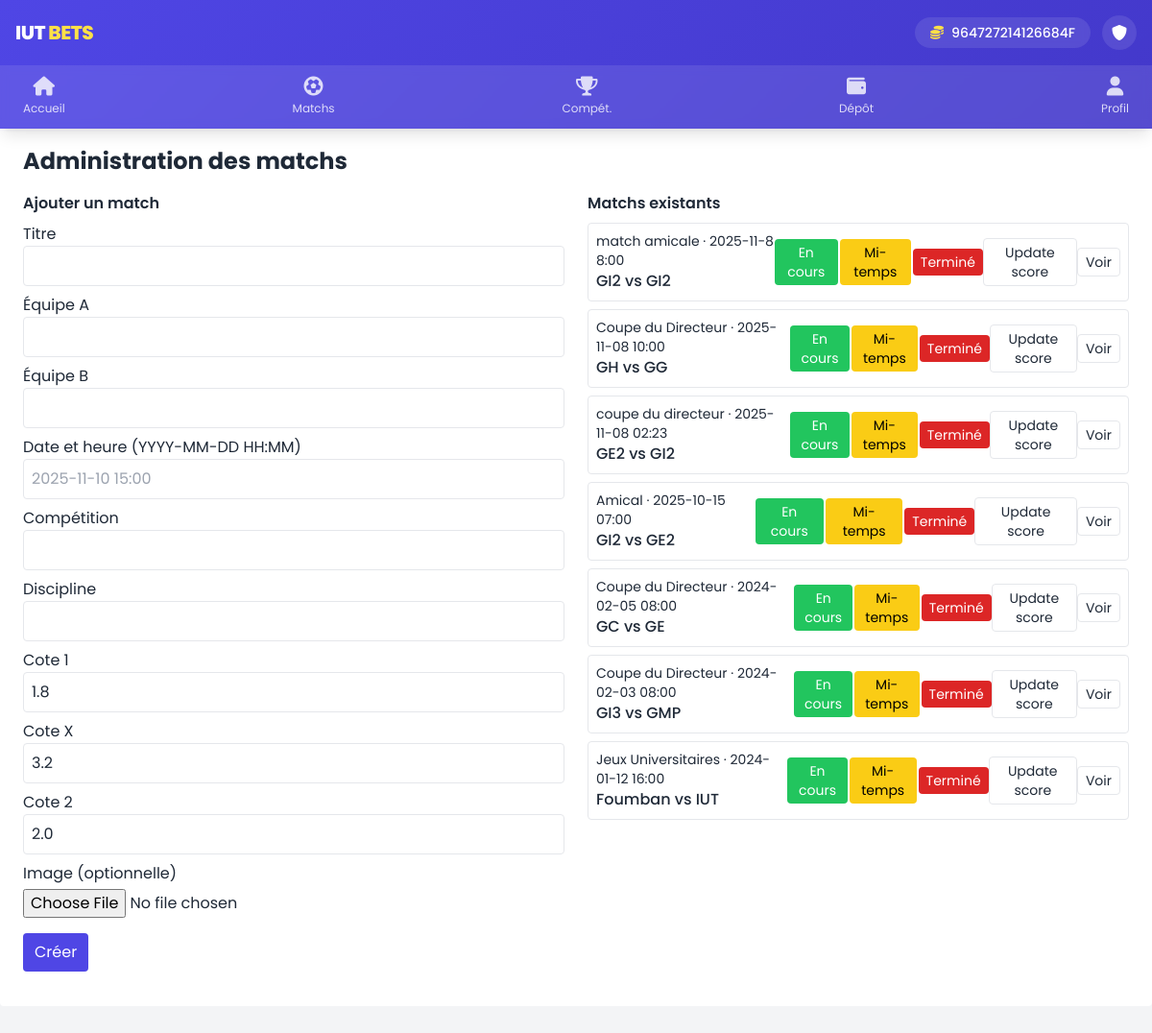
The app's page /admin (signed in), older data.
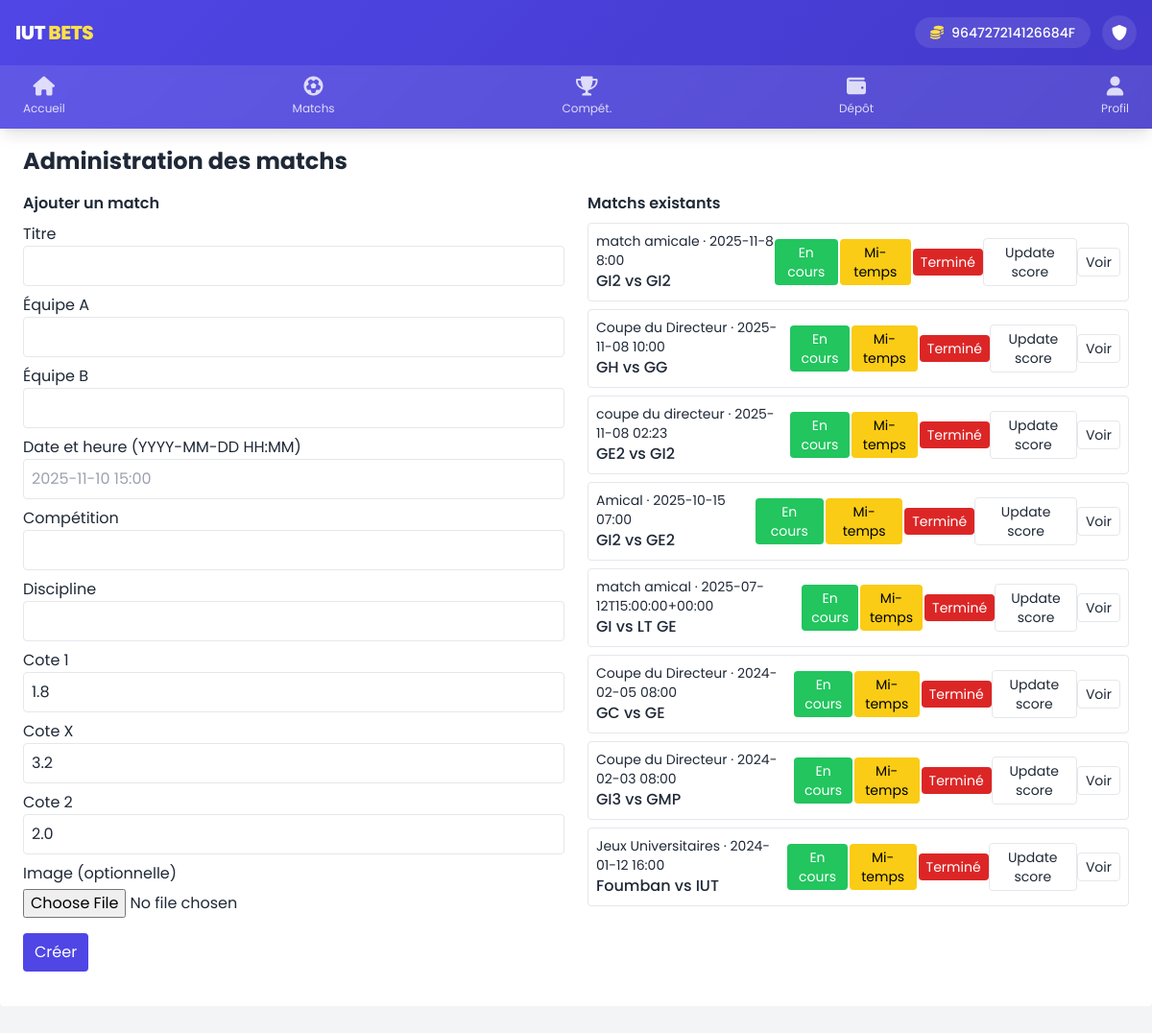
The same page, newer data.
### tables this page shows
CREATE TABLE users (
            id INTEGER PRIMARY KEY AUTOINCREMENT,
            username TEXT UNIQUE,
            password TEXT,
            balance INTEGER DEFAULT 0,
            is_admin INTEGER DEFAULT 0
        );

CREATE TABLE matches (
            id INTEGER PRIMARY KEY AUTOINCREMENT,
            title TEXT,
            team_a TEXT,
            team_b TEXT,
            start_time TEXT,
            competition TEXT,
            discipline TEXT,
            status TEXT DEFAULT 'scheduled',
            odds_a REAL DEFAULT 1.5,
            odds_x REAL DEFAULT 3.0,
            odds_b REAL DEFAULT 2.5,
            score_a INTEGER DEFAULT 0,
            score_b INTEGER DEFAULT 0,
            image TEXT DEFAULT NULL
        );

### app.py (the view)
@app.route('/admin')
def admin():
    admin_required()
    conn = get_db(); c = conn.cursor()
    c.execute("SELECT * FROM matches ORDER BY start_time DESC")
    matches = c.fetchall()
    conn.close()
    return render_template('admin_v2.html', matches=matches)

### app.py (called while the page is built, shortened)
def get_db():
    conn = sqlite3.connect(DB_PATH)
    conn.row_factory = sqlite3.Row
    return conn

def refresh_session_user():
    if 'user' in session:
        conn = get_db(); c = conn.cursor()
        c.execute("SELECT id, username, balance, is_admin FROM users WHERE id=?", (session['user']['id'],))
        u = c.fetchone(); conn.close()
        if u:
            session['user'] = dict(u)
        else:
            session.pop('user', None)

def process_finished_matches():
    conn = get_db()
    c = conn.cursor()
    c.execute("""
        SELECT b.*, m.score_a, m.score_b, m.odds_a, m.odds_x, m.odds_b
        FROM bets b
        JOIN matches m ON m.id = b.match_id
        WHERE m.status = 'finished' AND b.processed = 0
    """)
    bets = c.fetchall()
    conn.commit()
    conn.close()

@app.before_request
def before():
    refresh_session_user()
    try:
        update_match_statuses()
        process_finished_matches()  # Traiter les paris après la mise à jour des statuts
    except Exception as e:
        print("Erreur lors de la mise à jour des matchs:", e)
        pass

def update_match_statuses():
    duration_map = {
        'Football': 90,
        'Basketball': 40,
        'Rally': 180,
        'Tennis': 180,
        'Handball': 60,
        'Default': 120
    }
    now = datetime.now(timezone.utc)
    conn = get_db(); c = conn.cursor()
    c.execute("SELECT id, start_time, discipline, status FROM matches WHERE status != 'finished'")
    rows = c.fetchall()
    conn.commit(); conn.close()

def admin_required():
    if 'user' not in session or session['user'].get('is_admin') != 1:
        abort(403)

### templates/admin_v2.html (shortened to what this page needs)
{% extends 'base_v2.html' %}
{% block content %}
<div class="bg-white rounded p-6">
  <h1 class="text-2xl font-bold">Administration des matchs</h1>
  <div class="mt-4 grid md:grid-cols-2 gap-6">
    <div>
      <h3 class="font-semibold">Ajouter un match</h3>
      <form id="form-add-match" enctype="multipart/form-data">
        <label class="block mt-2">Titre</label>
        <input name="title" class="w-full p-2 border rounded">
        <label class="block mt-2">Équipe A</label>
        <input name="team_a" class="w-full p-2 border rounded">
        <label class="block mt-2">Équipe B</label>
        <input name="team_b" class="w-full p-2 border rounded">
        <label class="block mt-2">Date et heure (YYYY-MM-DD HH:MM)</label>
        <input name="start_time" placeholder="2025-11-10 15:00" class="w-full p-2 border rounded">
        <label class="block mt-2">Compétition</label>
        <input name="competition" class="w-full p-2 border rounded">
        <label class="block mt-2">Discipline</label>
        <input name="discipline" class="w-full p-2 border rounded">
        <label class="block mt-2">Cote 1</label>
        <input name="odds_a" class="w-full p-2 border rounded" value="1.8">
        <label class="block mt-2">Cote X</label>
        <input name="odds_x" class="w-full p-2 border rounded" value="3.2">
        <label class="block mt-2">Cote 2</label>
        <input name="odds_b" class="w-full p-2 border rounded" value="2.0">
        <label class="block mt-2">Image (optionnelle)</label>
        <input type="file" name="image" class="w-full mt-1">
        <button type="button" onclick="createMatch()" class="mt-4 px-3 py-2 bg-indigo-600 text-white rounded">Créer</button>
      </form>
    </div>
    <div>
      <h3 class="font-semibold">Matchs existants</h3>
      <div class="mt-2 space-y-2">
        {% for m in matches %}
        <div class="p-2 border rounded flex justify-between items-center">
          <div>
            <div class="text-sm">{{ m.competition }} · {{ m.start_time }}</div>
            <div class="font-medium">{{ m.team_a }} vs {{ m.team_b }}</div>
          </div>
          <button onclick="changeStatus({{ m.id }}, 'live')" class="px-2 py-1 bg-green-500 text-white rounded text-sm">En cours</button>
<button style="margin: 2px;" onclick="changeStatus({{ m.id }}, 'halftime')" class="px-2 py-1 bg-yellow-400 text-black rounded text-sm">Mi-temps</button>
<button onclick="changeStatus({{ m.id }}, 'finished')" class="px-2 py-1 bg-red-600 text-white rounded text-sm">Terminé</button>
<button onclick="updateScore({{ m.id }})" class="px-2 py-1 border rounded text-sm">Update score</button>
          <div>
            <a href="/match/{{ m.id }}" class="px-2 py-1 border rounded text-sm">Voir</a>
          </div>
        </div>
        {% endfor %}
      </div>
    </div>
  </div>
</div>
{% endblock %}

### templates/base_v2.html (shortened to what this page needs)
<!doctype html>
<html lang="fr">
<head>
  <script src="https://cdn.tailwindcss.com"></script>
  <link rel="stylesheet" href="{{ url_for('static', filename='css/style.css') }}">
  <link rel="stylesheet" href="{{ url_for('static', filename='css/mobile.css') }}">
  <link href="https://cdnjs.cloudflare.com/ajax/libs/font-awesome/6.0.0/css/all.min.css" rel="stylesheet">
</head>
<body class="bg-gray-100 text-gray-800 font-sans min-h-screen flex flex-col">
  <header class="gradient-primary text-white shadow-lg fixed top-0 left-0 right-0 z-50">
    <div class="flex items-center justify-between p-4">
      <div class="text-xl font-extrabold tracking-tight">IUT <span class="text-yellow-300">BETS</span></div>
      {% if session.get('user') %}
        <div class="flex items-center gap-3">
          <div class="px-4 py-1.5 bg-white/10 backdrop-blur-sm text-white rounded-full text-sm font-medium flex items-center gap-2">
            <i class="fas fa-coins text-yellow-300"></i>
            {{ session['user']['balance'] }}F
          </div>
          {% if session['user']['is_admin'] == 1 %}
            <a href="{{ url_for('admin') }}" class="w-9 h-9 flex items-center justify-center bg-white/10 backdrop-blur-sm rounded-full hover:bg-white/20 transition-colors">
              <i class="fas fa-shield-alt"></i>
            </a>
          {% endif %}
        </div>
      {% else %}
        <a href="{{ url_for('login') }}" class="px-4 py-1.5 bg-white/10 backdrop-blur-sm text-white rounded-full text-sm font-medium hover:bg-white/20 transition-colors">
          Connexion
        </a>
      {% endif %}
    </div>
    <nav class="flex justify-between px-6 py-3 bg-white/10 backdrop-blur-sm">
      <a href="{{ url_for('index') }}" class="nav-icon">
        <i class="fas fa-home"></i>
        <span>Accueil</span>
      </a>
      <a href="{{ url_for('matches_page') }}" class="nav-icon">
        <i class="fas fa-futbol"></i>
        <span>Matchs</span>
      </a>
      <a href="{{ url_for('competitions') }}" class="nav-icon">
        <i class="fas fa-trophy"></i>
        <span>Compét.</span>
      </a>
      <a href="{{ url_for('deposit_page') }}" class="nav-icon">
        <i class="fas fa-wallet"></i>
        <span>Dépôt</span>
      </a>
      {% if session.get('user') %}
      <a href="{{ url_for('wallet') }}" class="nav-icon">
        <i class="fas fa-user"></i>
        <span>Profil</span>
      </a>
      {% else %}
      <a href="{{ url_for('login') }}" class="nav-icon">
        <i class="fas fa-sign-in-alt"></i>
        <span>Login</span>
      </a>
      {% endif %}
    </nav>
  </header>
  <main class="flex-1 pt-32 pb-20">
    {% block content %}{% endblock %}
  </main>
</body>
</html>

### static/css/style.css (style rules this page uses)
:root { --primary: #4f46e5; --accent: #f4b400; --bg: #f5f7fa; --card: #ffffff; }
* { box-sizing: border-box; font-family: Poppins, system-ui, -apple-system, sans-serif; }
body { margin: 0; background: var(--bg); color: #1a1a1a; min-height: 100vh; }
:root { --primary: #0b61a4; --accent: #f4b400; --bg: #f5f7fa; --card: #ffffff; }
* { box-sizing:border-box;font-family:Poppins, Inter, Arial, sans-serif }
body { margin:0;background:var(--bg);color:#1a1a1a }
a { color:inherit }

### static/css/mobile.css (style rules this page uses)
:root { --primary: #4f46e5; --primary-dark: #4338ca; --success: #059669; --danger: #dc2626; --warning: #fbbf24; --bg: #f3f4f6; --card-bg: #ffffff; --text: #1f2937; --text-light: #6b7280; }
* { margin: 0; padding: 0; box-sizing: border-box; -webkit-tap-highlight-color: transparent; }
body { font-family: 'Poppins', system-ui, -apple-system, sans-serif; background: var(--bg); color: var(--text); min-height: 100vh; padding-bottom: 5rem; }
.nav-icon { display: flex; flex-direction: column; align-items: center; text-decoration: none; color: rgba(255,255,255,0.8); font-size: 0.75rem; transition: color 0.2s; }
.nav-icon i { font-size: 1.25rem; margin-bottom: 0.25rem; }
.gradient-primary { background: linear-gradient(135deg, var(--primary) 0%, var(--primary-dark) 100%); }

Row changes from the older to the newer data that the page shows:
added matches: competition "match amical", start_time "2025-07-12T15:00:00+00:00", team_a "GI", team_b "LT GE"
